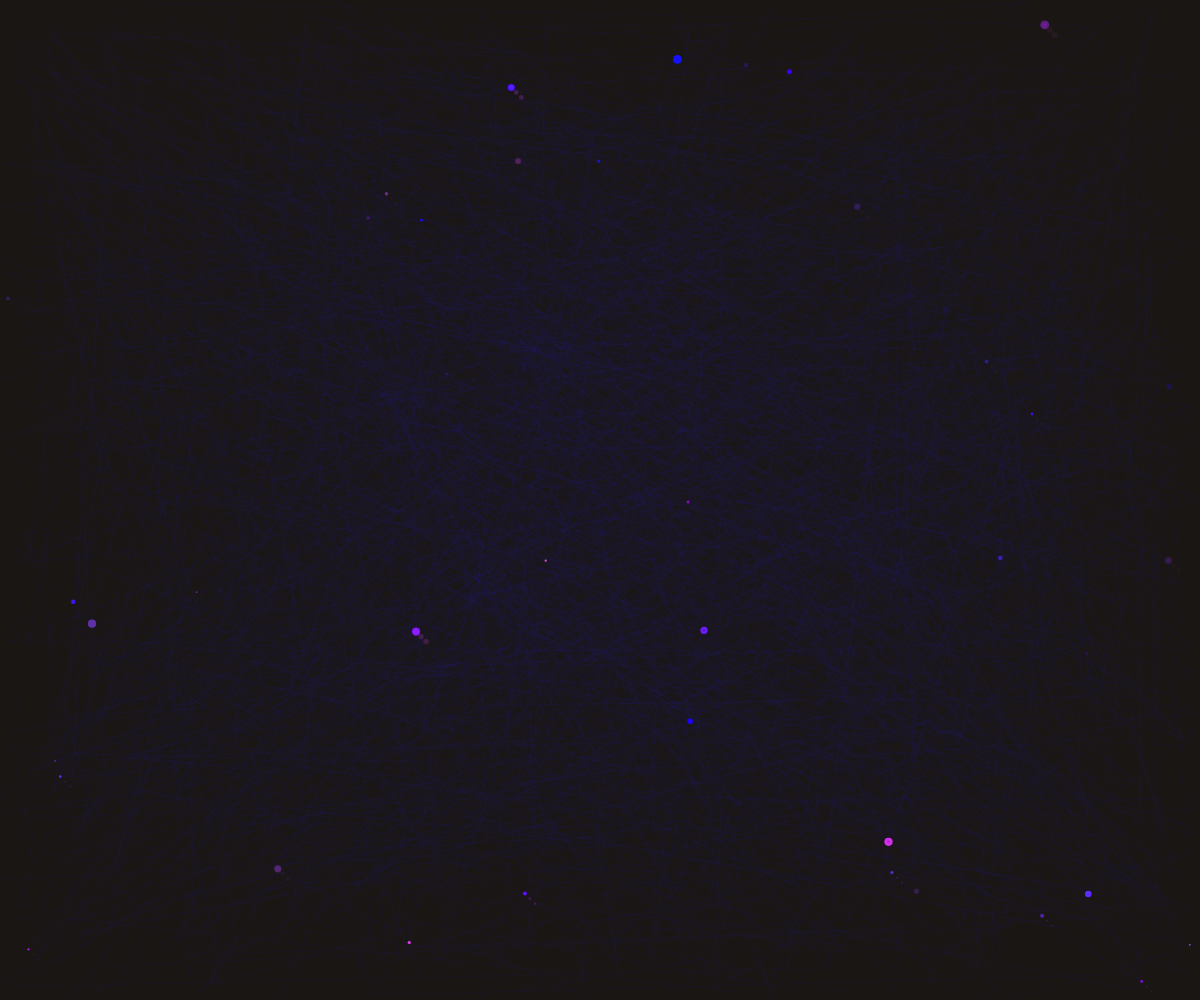
Frame 1 (no input)
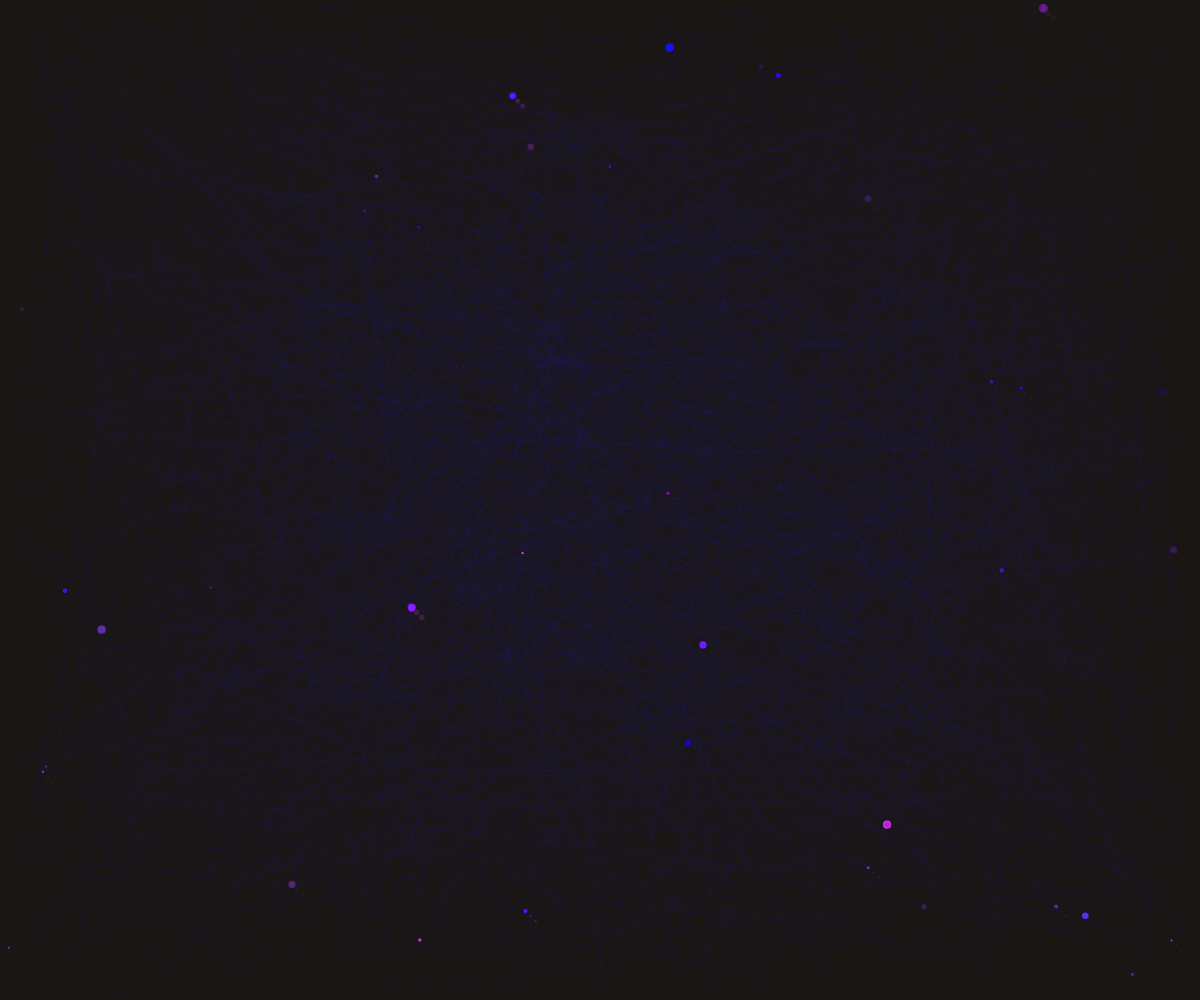
Frame 60 (no input)
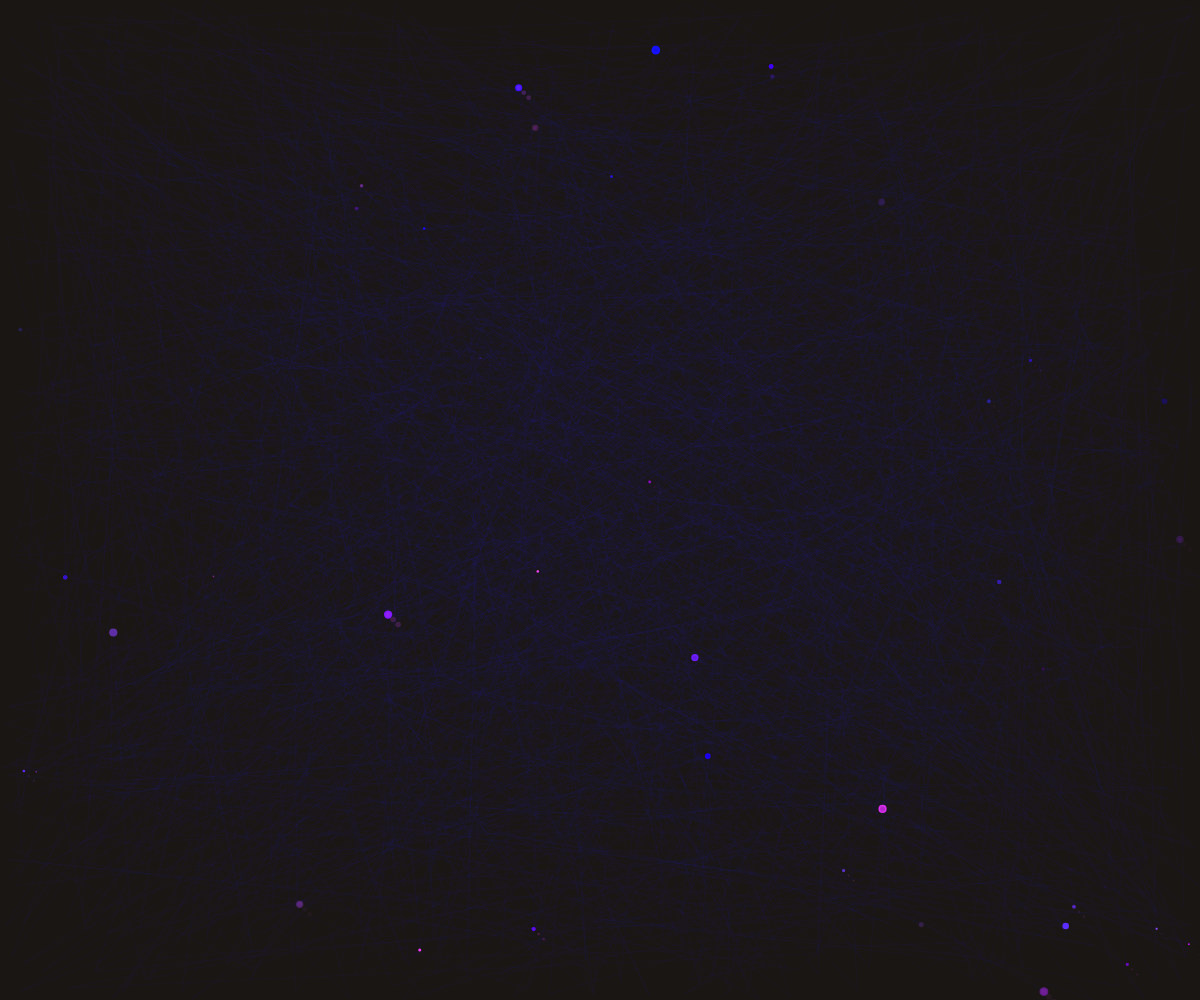
Frame 120 (the mouse pressed at the canvas centre since frame 60)

The p5.js sketch that drew these frames (run headless with seeded random() and noise() and a simulated clock; from frame 60 on, the mouse is pressed at the canvas centre):

// p5.js sketch
// ── sketch.js
let particles = [];
let time = 0;
const particleCount = 2000;

function setup() {
  createCanvas(windowWidth, windowHeight);
  colorMode(HSB, 360, 100, 100, 1);
  
  // Initialize particles with random positions and properties
  for (let i = 0; i < particleCount; i++) {
    particles.push({
      x: random(width),
      y: random(height),
      size: random(0.5, 3),
      speed: random(0.1, 0.5),
      angle: random(TWO_PI),
      hue: random(240, 300), // Deep violet to midnight blue
      saturation: random(70, 100),
      brightness: random(50, 90),
      opacity: random(0.1, 0.8),
      pulseSpeed: random(0.02, 0.05),
      pulsePhase: random(TWO_PI)
    });
  }
}

function draw() {
  background(20, 20, 10); // Dark midnight blue base

  time += 0.01;

  // Draw nebulous structures using flowing lines
  beginShape();
  noFill();
  stroke(240, 80, 90, 0.05);
  
  for (let i = 0; i < particleCount; i++) {
    const p = particles[i];
    
    // Update position with subtle flow
    p.x += cos(p.angle) * p.speed;
    p.y += sin(p.angle) * p.speed;
    
    // Add some noise for organic movement
    p.angle += noise(p.x * 0.01, p.y * 0.01, time) * 0.2 - 0.1;
    
    // Wrap around edges
    if (p.x < 0) p.x = width;
    else if (p.x > width) p.x = 0;
    if (p.y < 0) p.y = height;
    else if (p.y > height) p.y = 0;
    
    // Pulsing opacity
    const pulse = sin(time * p.pulseSpeed + p.pulsePhase) * 0.5 + 0.5;
    p.opacity = 0.1 + pulse * 0.7;
    
    // Draw particles as flowing lines
    vertex(p.x, p.y);
  }
  endShape();

  // Draw intense glowing pinpoints in dense cores
  for (let i = 0; i < particleCount; i += 50) {
    const p = particles[i];
    
    // Create a more intense glow effect
    const glowSize = p.size * 3;
    const glowOpacity = p.opacity * 2;
    
    noStroke();
    fill(p.hue, p.saturation, p.brightness + 30, glowOpacity);
    ellipse(p.x, p.y, glowSize, glowSize);
    
    // Add subtle ripple effect
    const rippleSize = p.size * 1.5 + sin(time * 3 + i) * 2;
    fill(p.hue, p.saturation, p.brightness + 10, glowOpacity * 0.5);
    ellipse(p.x, p.y, rippleSize, rippleSize);
  }

  // Add colored reflections that respond to light sources
  for (let i = 0; i < particleCount; i += 100) {
    const p = particles[i];
    
    // Create a subtle reflection pattern based on the glowing pinpoints
    const reflectionHue = (p.hue + 30) % 360;
    fill(reflectionHue, p.saturation - 20, p.brightness + 10, p.opacity * 0.3);
    
    // Draw multiple layers of reflection
    for (let j = 0; j < 3; j++) {
      const offset = j * 5;
      ellipse(p.x + offset, p.y + offset, p.size * 2, p.size * 2);
    }
  }
}

function windowResized() {
  resizeCanvas(windowWidth, windowHeight);
}
